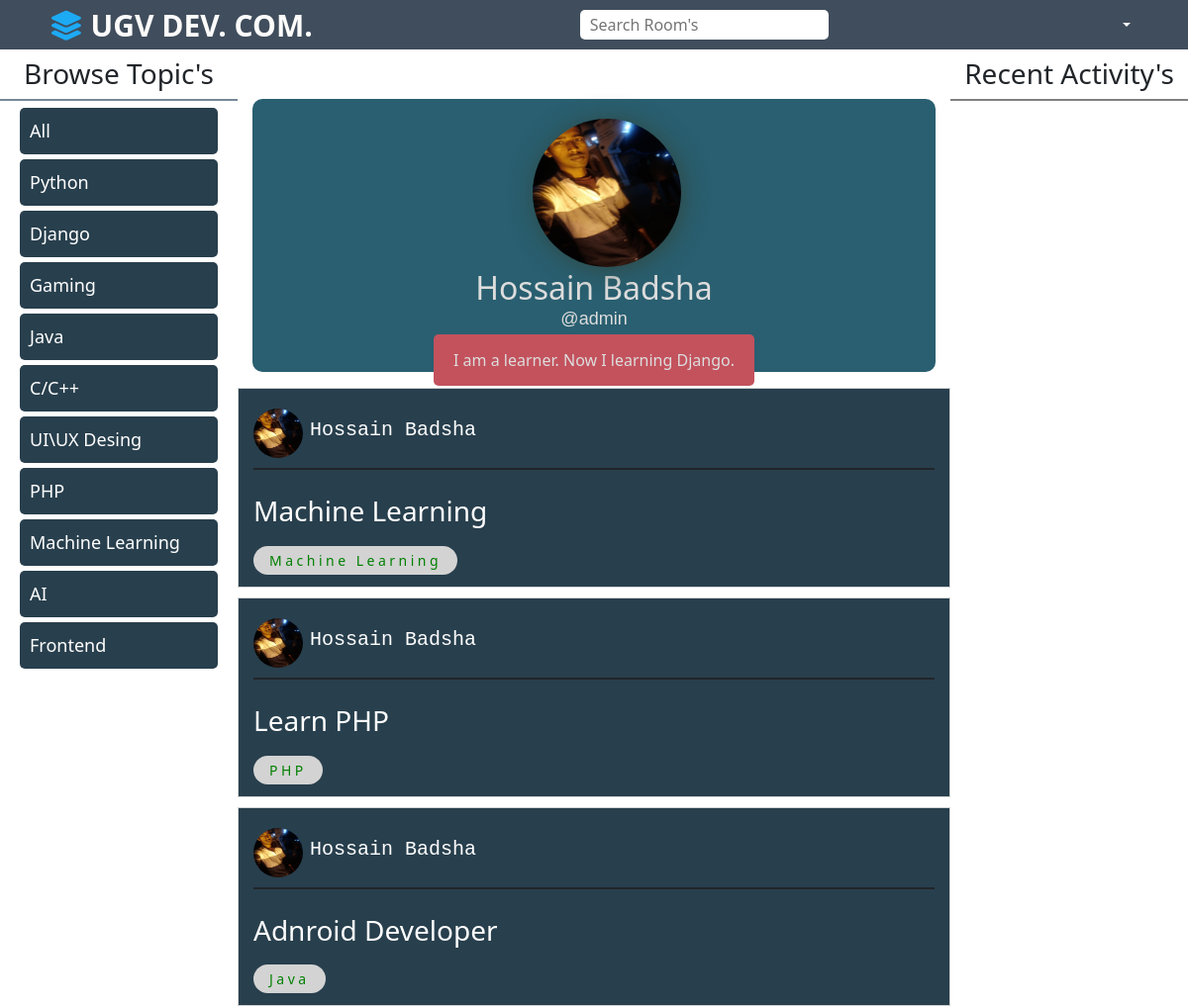
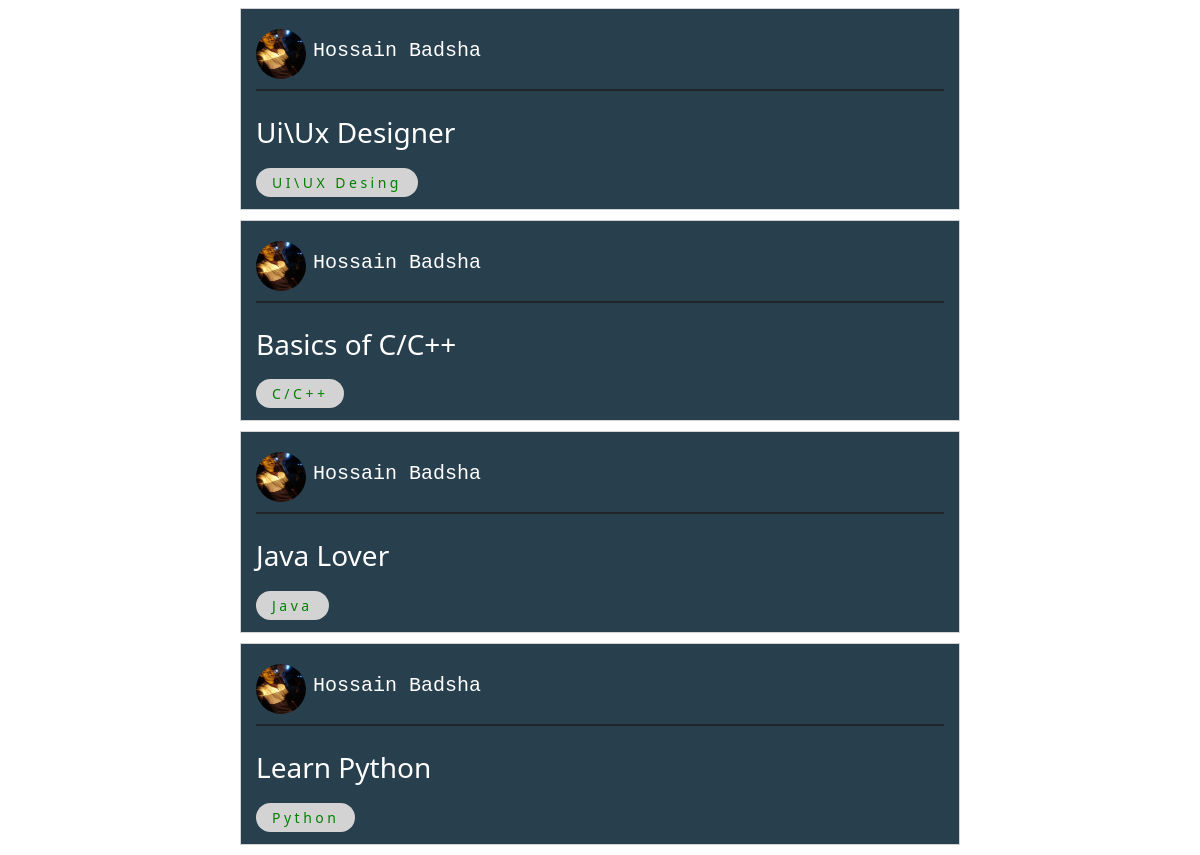
Screenshot of /user-profile/1/ with the database file from the repository (2 pictures, top to bottom).
### base/models.py (models this page shows, shortened)
class Topic(models.Model):
    name = models.CharField(max_length=200)

class User(AbstractUser):
    name = models.CharField(max_length=150, null=True)
    email = models.EmailField(unique=True, null=True)
    bio = models.TextField(null=True)
    avatar = models.ImageField(null = True, default= 'default.png')
    USERNAME_FIELD = 'email'
    REQUIRED_FIELDS = []

class Room(models.Model):
    host = models.ForeignKey(User, on_delete=models.SET_NULL, null=True)
    topic = models.ForeignKey(Topic, on_delete=models.SET_NULL, null=True)
    name = models.CharField(max_length=200)
    description = models.TextField(null=True, blank=True)
    participants = models.ManyToManyField(User,related_name='participants',blank=True)
    updated = models.DateTimeField(auto_now=True)
    created = models.DateTimeField(auto_now_add=True)
    class Meta:
        ordering = ['-updated','-created']

### base/views.py (the view)
# urls.py: path('user-profile/<str:pk>/',views.userProfile,name='user-profile'),
def userProfile(request, pk):
    user = User.objects.get(id=pk)
    rooms = user.room_set.all()
    room_message = user.message_set.all()
    topics = Topic.objects.all()
    context = {'user': user, 'page_obj': rooms,
               'topics': topics, 'room_message': room_message}
    return render(request, 'base/profile.html', context)

### templates/base/profile.html (shortened to what this page needs)
{% extends 'main.html' %}
{% load static %}
{% block content %}
<div class="profile-container">
    <div>
        {% include 'base/topics_page.html' %}
    </div>
    <div class="mt-3">
        <div class="profile-info  ">
            <img class=" text-center" src="{{ user.avatar.url }} " alt="">
            <div class="profile-info-text text-center my-3">
                <h2 class="text-center my-3">{{ user.name }}</h2>
                <p style="color:#ddd;"> @{{ user.username }} </p>
                <span> {{ user.bio }}</span>
                <br>
            </div>
        </div>
        {% include 'base/feed_page.html' %}
    </div>
    <div>
        {% include 'base/activity_page.html' %}
    </div>
</div>
{% endblock %}

### templates/base/topics_page.html (shortened to what this page needs)
<div class="main-topic">
    <div class="head my-2 ">
        <h3>Browse Topic's</h3>
    </div>
    <div class="topic-list">
        <div class="all">
            <a href="{% url 'home' %}">All</a>
        </div>
        {% for topic in topics %}
        <div class="topic">
            <a href="{% url 'home' %}?q={{ topic.name }}">{{ topic.name }}</a>
        </div>
        {% endfor %}
    </div>
</div>

### templates/base/feed_page.html (shortened to what this page needs)
<div>
    {% for room in page_obj %}
    <div class="main-feed">
        <div class="feed-top">
            <div class="feed-user d-flex">
                <img  src="{{ room.host.avatar.url }}" alt="">
                <h3>
                    <a href="{% url 'user-profile' room.host.id %}">{{ room.host.name }}</a>
                </h3>
            </div>
        </div>
        <div class="feed-middle">
            <h3><a href="{% url 'room' room.id %}">{{ room.name }} </a></h3>
        </div>
        <div class="feed-bottom">
            <small>{{ room.topic.name }}</small>
        </div>
    </div>
    {% endfor %}
</div>

### templates/main.html (style rules this page uses)
a { text-decoration:none; }

### templates/base/profile.html (style rules this page uses)
.profile-container { display:grid; grid-template-columns:1fr 3fr 1fr; }
.profile-info img { position: relative; right: 50%; left: 37%; }
.profile-info-text { margin-top: -12px; }
.profile-info-text.text-center p { margin-top: -17px; font-size: 18px; font-weight: 400; font-family: sans-serif; }
.profile-info-text span { background: #c3525d; padding: 15px 20px; color: #ddd; border-radius: 5px; }
.profile-info { background: #295f70; margin-top: 34px; padding-top: 20px; box-sizing: border-box; border-radius: 10px; margin-left: 15px; margin-right: 15px; color:#ddd!important; }
.profile-info img { position: relative; left: 41%; width: 150px; border-radius: 50%; height: 150px; box-shadow: 2px 2px 25px #334032c4; }
.profile-info h2 { margin-top: -14px!important; }

### templates/base/topics_page.html (style rules this page uses)
.head h3 { text-align:center; }
.topic-list { padding: 7px 20px; font-size: 18px; font-weight: 500; box-sizing: border-box; border-top: 2px solid lightslategray; height:620px; overflow-y:scroll; }
.all a { color: white; background: #283f4d; display: inherit; padding: 10px; border: none; margin-bottom: 5px; border-radius: 5px; }
.topic a { color: white; background: #283f4d; display: inherit; padding: 10px; border: none; margin-bottom: 5px; border-radius: 5px; }

### templates/base/feed_page.html (style rules this page uses)
.main-feed { box-sizing: border-box; background-color: #283f4d; margin-bottom: 10px; padding: 15px; position: relative; border:1px solid lightgrey; }
.feed-top { display: flex; justify-content: space-between; border-bottom: 2px solid; padding-bottom: 10px; margin-bottom: 10px; }
.feed-user h3 a { font-size: 20px; font-weight: 500; color: #fff !important; margin-left: 7px; font-family: monospace; }
.feed-bottom { margin-top: 20px; }
.feed-bottom small { color: green; font-weight: 500; letter-spacing: 0.25em; }
.feed-bottom small { border: 1px solid transparent; padding: 4px 15px; border-radius: 20px; background: lightgray; }
.feed-middle { border: none; margin-top: 0; padding-top: 15px; }
.feed-middle h3 a { color: white; }
.feed-user img { width: 50px; height: 50px; border-radius: 50%; }
.feed-user { margin-top: 5px; }

### rows the page displays
Topic: name "Python"
Topic: name "Django"
Topic: name "Gaming"
Topic: name "Java"
Topic: name "C/C++"
Topic: name "UI\\UX Desing"
Topic: name "PHP"
Topic: name "Machine Learning"
Topic: name "AI"
Topic: name "Frontend"
User: avatar (picture), name "Hossain Badsha", username "admin", bio "I am a learner. Now I learning Django."
Room: host.avatar (picture), host.name "Hossain Badsha", name "Machine Learning", topic.name "Machine Learning"
Room: host.avatar (picture), host.name "Hossain Badsha", name "Learn PHP", topic.name "PHP"
Room: host.avatar (picture), host.name "Hossain Badsha", name "Adnroid Developer", topic.name "Java"
Room: host.avatar (picture), host.name "Hossain Badsha", name "Ui\\Ux Designer", topic.name "UI\\UX Desing"
Room: host.avatar (picture), host.name "Hossain Badsha", name "Basics of C/C++", topic.name "C/C++"
Room: host.avatar (picture), host.name "Hossain Badsha", name "Java Lover", topic.name "Java"
Room: host.avatar (picture), host.name "Hossain Badsha", name "Learn Python", topic.name "Python"
